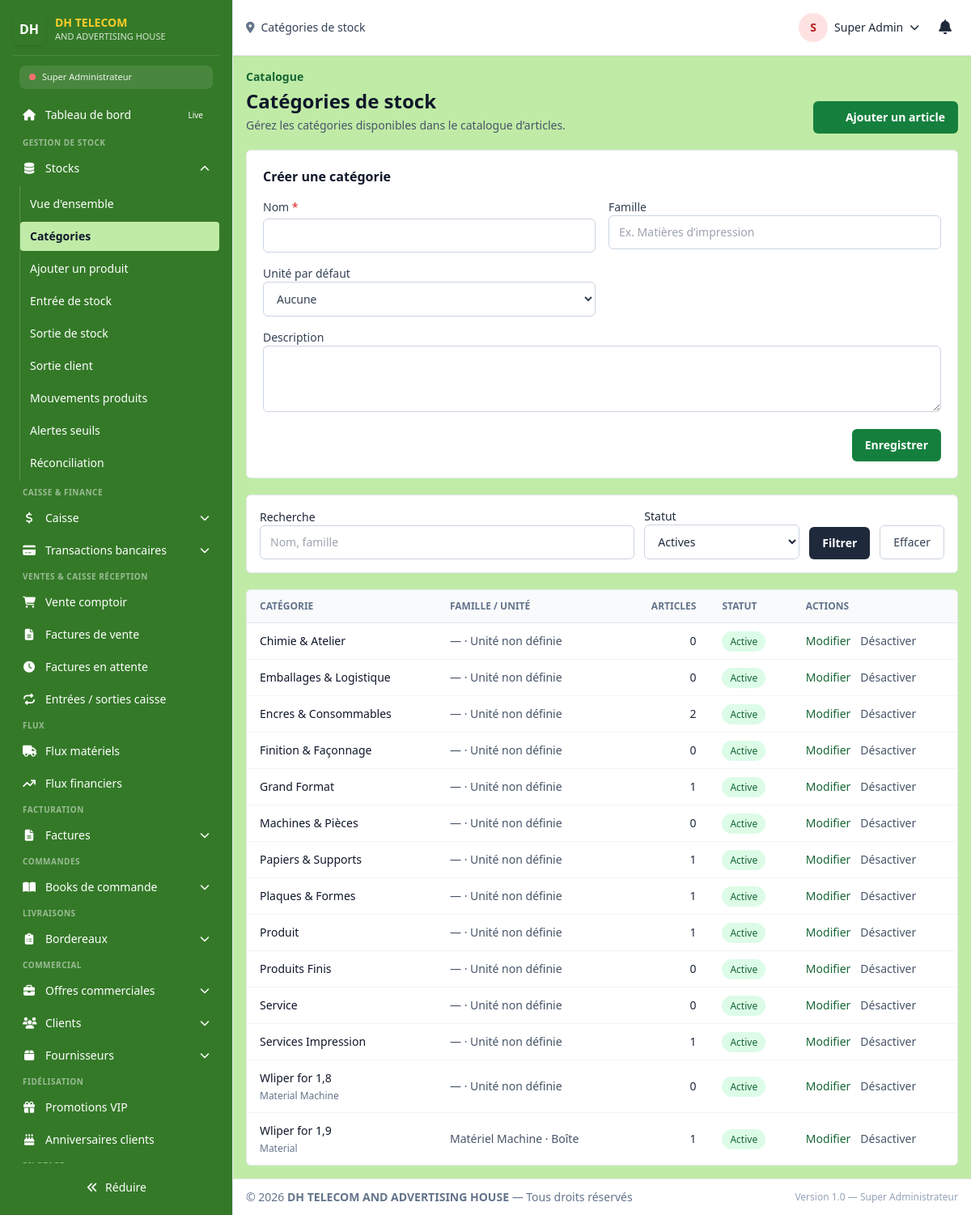
/super_admin/stock/categories (signed in), run on the app's committed database.
### tables this page shows
CREATE TABLE `users` (
  `id` int(100) NOT NULL,
  `profil` varchar(255) NOT NULL DEFAULT '',
  `user_name` varchar(255) NOT NULL,
  `password` varchar(255) NOT NULL COMMENT 'bcrypt hash',
  `secret_code` varchar(255) DEFAULT NULL,
  `category` varchar(100) DEFAULT NULL COMMENT 'Réf cat_users.category',
  `f_name` varchar(100) DEFAULT NULL,
  `l_name` varchar(100) DEFAULT NULL,
  `telephone` varchar(100) DEFAULT NULL,
  `email` varchar(100) DEFAULT NULL,
  `adress` varchar(100) NOT NULL DEFAULT '',
  `level` varchar(100) NOT NULL DEFAULT '',
  `salary` decimal(10,0) NOT NULL DEFAULT 0,
  `status` varchar(100) NOT NULL DEFAULT 'Disponible',
  `session_id` varchar(1000) NOT NULL DEFAULT '',
  `admission` date NOT NULL DEFAULT curdate(),
  `reset_token` varchar(255) DEFAULT NULL,
  `token_expiry` datetime DEFAULT current_timestamp(),
  `jwt_secret` varchar(255) DEFAULT NULL COMMENT 'Secret personnel pour JWT',
  `last_login` datetime DEFAULT NULL,
  `failed_attempts` int(11) DEFAULT 0,
  `locked_until` datetime DEFAULT NULL,
  `created_at` timestamp NOT NULL DEFAULT current_timestamp(),
  `updated_at` timestamp NOT NULL DEFAULT current_timestamp() ON UPDATE current_timestamp()
);

CREATE TABLE `cat_prod` (
  `id` int(11) NOT NULL,
  `category` varchar(100) NOT NULL,
  `description` text DEFAULT NULL,
  `family` varchar(100) DEFAULT NULL,
  `default_unit_id` int(11) DEFAULT NULL,
  `adder` varchar(100) NOT NULL,
  `cat_date` date NOT NULL DEFAULT curdate(),
  `status` tinyint(4) NOT NULL DEFAULT 1
);

CREATE TABLE `units` (
  `id` int(11) NOT NULL,
  `code` varchar(20) NOT NULL,
  `label` varchar(100) NOT NULL,
  `symbol` varchar(20) DEFAULT NULL,
  `type_unit` enum('masse','volume','longueur','surface','quantite','temps','forfait') NOT NULL,
  `base_unit_id` int(11) DEFAULT NULL,
  `conversion_factor` decimal(15,6) DEFAULT 1.000000,
  `status` tinyint(1) NOT NULL DEFAULT 1,
  `created_at` timestamp NOT NULL DEFAULT current_timestamp()
);

### dash/magasinier/stock_categories.php (the view, shortened to what the rows shown need)
<?php
require_once __DIR__ . '/../../api/database.php';
require_once __DIR__ . '/_inventory.php';
$db = Database::getInstance();
$editId = (int) ($_GET['edit'] ?? 0);
$statusFilter = (string) ($_GET['status'] ?? '1');
$conditions = [];
$params = [];
if (in_array($statusFilter, ['0', '1'], true)) {
    $conditions[] = 'c.status = ?';
    $params[] = (int) $statusFilter;
}
$where = $conditions ? 'WHERE ' . implode(' AND ', $conditions) : '';
$categories = $db->fetchAll(
    "SELECT c.id, c.category, c.description, c.family, c.status, c.cat_date, c.adder, u.label AS unit_label, u.symbol,
            (SELECT COUNT(*) FROM stock s WHERE s.category = c.category) AS product_count
     FROM cat_prod c LEFT JOIN units u ON u.id = c.default_unit_id $where
     ORDER BY c.status DESC, c.category",
    $params
);
?>
<section class="space-y-5">
    <header class="flex flex-col gap-3 sm:flex-row sm:items-end sm:justify-between">
        <div><h1 class="mt-1 text-2xl font-bold text-slate-900">Catégories de stock</h1></div>
    </header>
    <section class="rounded-md border border-slate-200 bg-white p-5">
        <h2 class="font-semibold text-slate-900"><?= $editId > 0 ? 'Modifier la catégorie' : 'Créer une catégorie' ?></h2>
    </section>
    <div class="overflow-x-auto rounded-md border border-slate-200 bg-white"><table class="min-w-full divide-y divide-slate-200 text-sm"><thead class="bg-slate-50 text-left text-xs uppercase text-slate-500"><tr><th class="px-4 py-3">Catégorie</th><th class="px-4 py-3">Famille / unité</th><th class="px-4 py-3 text-right">Articles</th><th class="px-4 py-3">Statut</th><th class="px-4 py-3">Actions</th></tr></thead><tbody class="divide-y divide-slate-100">
        <?php if (!$categories): ?><tr><td colspan="5" class="px-4 py-10 text-center text-slate-500">Aucune catégorie ne correspond aux filtres.</td></tr><?php else: foreach ($categories as $category): ?>
            <tr><td class="px-4 py-3"><div class="font-medium text-slate-900"><?= inventoryEscape($category['category']) ?></div><?php if ($category['description']): ?><div class="mt-1 max-w-md text-xs text-slate-500"><?= inventoryEscape($category['description']) ?></div><?php endif; ?></td><td class="px-4 py-3 text-slate-600"><?= inventoryEscape($category['family'] ?: '—') ?> · <?= inventoryEscape($category['unit_label'] ?: 'Unité non définie') ?></td><td class="px-4 py-3 text-right"><?= number_format((int) $category['product_count'], 0, ',', ' ') ?></td><td class="px-4 py-3"><span class="rounded-full px-2.5 py-1 text-xs font-medium <?= (int) $category['status'] === 1 ? 'bg-green-100 text-green-800' : 'bg-slate-100 text-slate-600' ?>"><?= (int) $category['status'] === 1 ? 'Active' : 'Inactive' ?></span></td><td class="px-4 py-3"><div class="flex items-center gap-3"><a href="<?= inventoryEscape(app_route_url('stock/categories')) ?>?edit=<?= (int) $category['id'] ?>" class="font-medium text-green-800 hover:underline">Modifier</a><form method="post" onsubmit="return confirm('<?= (int) $category['status'] === 1 ? 'Désactiver' : 'Réactiver' ?> cette catégorie ?')"><input type="hidden" name="csrf_token" value="<?= inventoryEscape($_SESSION['csrf_token']) ?>"><input type="hidden" name="category_id" value="<?= (int) $category['id'] ?>"><input type="hidden" name="action" value="toggle"><button class="font-medium text-slate-600 hover:text-slate-900"><?= (int) $category['status'] === 1 ? 'Désactiver' : 'Réactiver' ?></button></form></div></td></tr>
        <?php endforeach; endif; ?>
    </tbody></table></div>
</section>

### dash/template/layout.php (shortened to what the rows shown need)
<?php
require_once __DIR__ . "/permissions.php";
$escName   = htmlspecialchars($user["nom_complet"] ?? "Utilisateur", ENT_QUOTES, 'UTF-8');
$roleColor = getRoleColor($user["role_system"] ?? "");
$escAvatar = !empty($user["avatar"]) ? htmlspecialchars($user["avatar"], ENT_QUOTES, 'UTF-8') : null;
            ?>
<!doctype html>
<html lang="fr">
<head>
    <link rel="stylesheet"
          href="https://cdnjs.cloudflare.com/ajax/libs/font-awesome/6.5.1/css/all.min.css"
>
    <script src="https://cdn.tailwindcss.com"></script>
</head>
<body class="min-h-screen bg-[#C0EBA6] text-slate-800 antialiased">
<div id="app" class="relative flex h-screen">
    <div id="mainArea" class="w-0 min-w-0 flex-1 flex flex-col min-h-0 ml-0 lg:ml-72 anim-smooth">
        <header class="flex items-center justify-between gap-4 px-4 py-3 border-b bg-white shadow-sm">
            <div class="flex items-center gap-3">
                <div class="relative">
                    <button id="userBtn" type="button" aria-haspopup="true" aria-expanded="false"
                            class="flex items-center gap-2 p-1 rounded hover:bg-slate-100 focus:outline-none">
                        <?php if ($escAvatar): ?>
                            <img class="h-9 w-9 rounded-full object-cover" src="<?= $escAvatar ?>" alt="<?= $escName ?>">
                        <?php else: ?>
                            <span class="inline-flex h-9 w-9 rounded-full bg-<?= $roleColor ?>-100 text-<?= $roleColor ?>-700 items-center justify-center font-semibold text-sm">
                                <?= strtoupper(substr($escName, 0, 1)) ?>
                            </span>
                        <?php endif; ?>
                        <span class="hidden sm:inline text-sm font-medium"><?= $escName ?></span>
                        <i class="fa-solid fa-chevron-down text-xs"></i>
                    </button>
                </div>
            </div>
        </header>
        <main id="content" class="min-w-0 flex-1 overflow-x-hidden overflow-y-auto p-4">
            <?php
            if (isset($content) && $content !== '') {
                echo $content;
            } else {
                echo '<div class="p-4 bg-yellow-50 text-yellow-800 rounded">Aucun contenu à afficher.</div>';
            }
            ?>
        </main>
    </div>
</div>
</body>
</html>

### data on the page
users: category "S", category "Super Admin"
cat_prod: category "Chimie & Atelier", family "—", unit_label "Unité non définie", product_count "0", status "Active"
cat_prod: category "Emballages & Logistique", family "—", unit_label "Unité non définie", product_count "0", status "Active"
cat_prod: category "Encres & Consommables", family "—", unit_label "Unité non définie", product_count "2", status "Active"
cat_prod: category "Finition & Façonnage", family "—", unit_label "Unité non définie", product_count "0", status "Active"
cat_prod: category "Grand Format", family "—", unit_label "Unité non définie", product_count "1", status "Active"
cat_prod: category "Machines & Pièces", family "—", unit_label "Unité non définie", product_count "0", status "Active"
cat_prod: category "Papiers & Supports", family "—", unit_label "Unité non définie", product_count "1", status "Active"
cat_prod: category "Plaques & Formes", family "—", unit_label "Unité non définie", product_count "1", status "Active"
cat_prod: category "Produit", family "—", unit_label "Unité non définie", product_count "1", status "Active"
cat_prod: category "Produits Finis", family "—", unit_label "Unité non définie", product_count "0", status "Active"
cat_prod: category "Service", family "—", unit_label "Unité non définie", product_count "0", status "Active"
cat_prod: category "Services Impression", family "—", unit_label "Unité non définie", product_count "1", status "Active"
cat_prod: category "Wliper for 1,8", description "Material Machine", family "—", unit_label "Unité non définie", product_count "0", status "Active"
cat_prod: category "Wliper for 1,9", description "Material", family "Matériel Machine", default_unit.label "Boîte", product_count "1", status "Active"

### other printed values
$escRole "Super Administrateur"
$item['label'] "Tableau de bord"
$item['badge']['text'] "Live"
$section['label'] "GESTION DE STOCK"
$item['label'] "Stocks"
$sub['label'] "Vue d'ensemble"
$sub['label'] "Catégories"
$sub['label'] "Ajouter un produit"
$sub['label'] "Entrée de stock"
$sub['label'] "Sortie de stock"
$sub['label'] "Sortie client"
$sub['label'] "Mouvements produits"
$sub['label'] "Alertes seuils"
$sub['label'] "Réconciliation"
$section['label'] "CAISSE & FINANCE"
